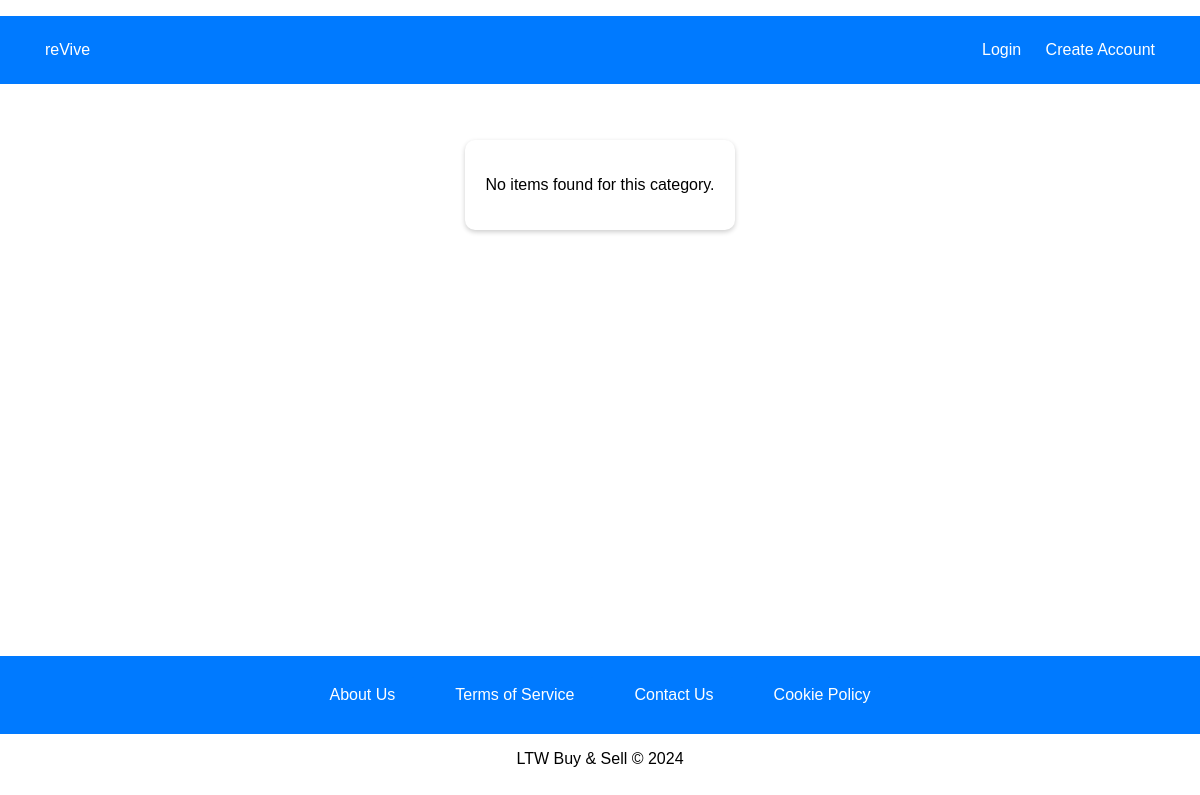
The app's page /pages/category_items.php?category_id=7, older data.
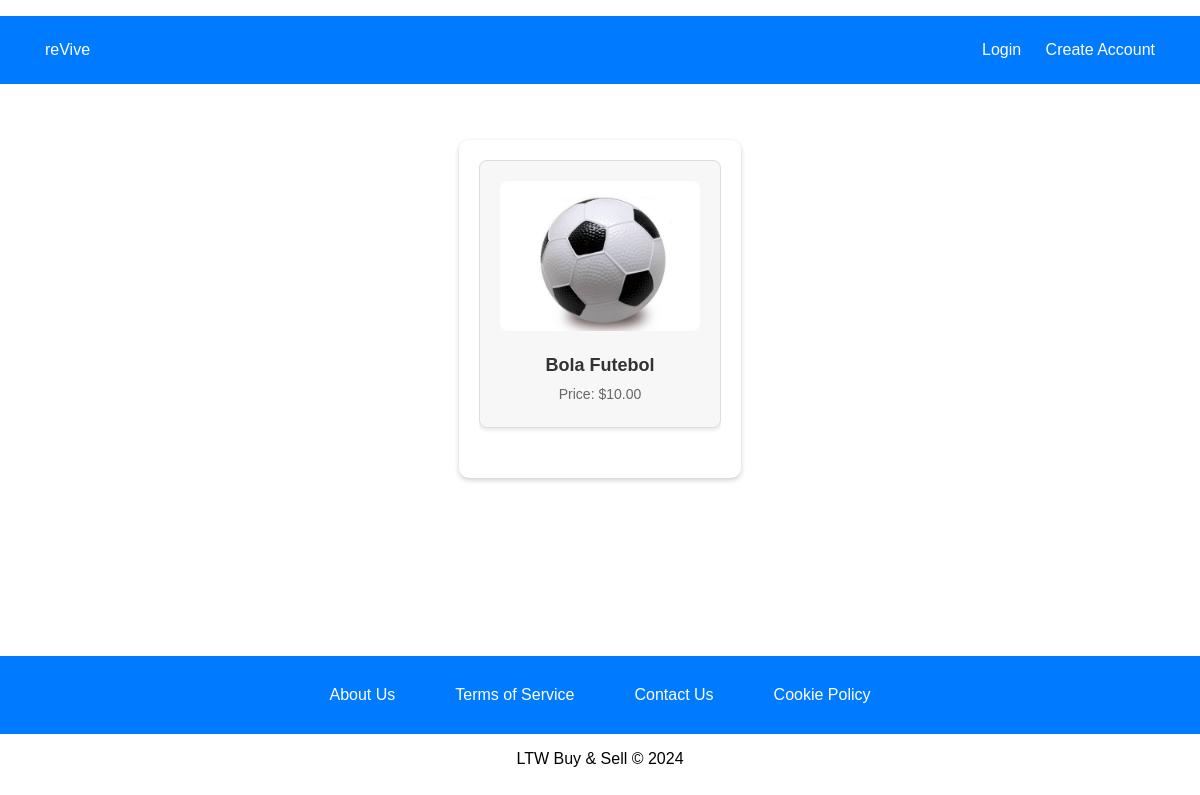
The same page, newer data.
### tables this page shows
CREATE TABLE items (
    item_id INTEGER PRIMARY KEY AUTOINCREMENT,
    user_id INTEGER NOT NULL,
    category_id INTEGER NOT NULL,
    title TEXT NOT NULL,
    description TEXT NOT NULL,
    city TEXT NOT NULL,
    price REAL NOT NULL,
    image_path TEXT,
    FOREIGN KEY (user_id) REFERENCES users(user_id),
    FOREIGN KEY (category_id) REFERENCES categories(category_id)
);

### database/items.class.php (called while the page is built, shortened)
<?php
class Item {
    public function __construct(array $data = []) {
        $this->id = $data['item_id'] ?? 0;
        $this->title = $data['title'] ?? '';
        $this->price = isset($data['price']) ? (float)$data['price'] : 0.0;
        $this->image_path = $data['image_path'] ?? '';
    }
    public static function getItemsByCategory(PDO $db, int $category_id): array {
        $stmt = $db->prepare("SELECT * FROM Items WHERE category_id = ?");
        $stmt->execute([$category_id]);
        $items = [];
        while ($row = $stmt->fetch(PDO::FETCH_ASSOC)) {
            $items[] = new Item($row);
        }
        return $items;
    }
}
?>

### pages/category_items.php (the view, shortened to what this page needs)
<?php
require_once(__DIR__ . '/../templates/common.php');
require_once(__DIR__ . '/../database/connection.db.php');
require_once(__DIR__ . '/../database/items.class.php');
$db = getDatabaseConnection();
$category_id = filter_var($_GET['category_id'] ?? 0, FILTER_VALIDATE_INT);
?>
<link rel="stylesheet" type="text/css" href="../styles/category_items.css">
<div class="items-container">
    <?php
    if ($category_id > 0) {
        $items = Item::getItemsByCategory($db, $category_id);
        if (empty($items)) {
            echo "<p>No items found for this category.</p>";
        } else {
            echo "<div class='items-list'>";
            foreach ($items as $item) {
                echo "<div class='item'>
                        <a href='item.php?id=" . htmlspecialchars($item->id) . "'>
                            <img src='" . htmlspecialchars($item->image_path) . "' alt='" . htmlspecialchars($item->title) . "'>
                            <h3>" . htmlspecialchars($item->title) . "</h3>
                            <p>Price: $" . htmlspecialchars(number_format($item->price, 2)) . "</p>
                        </a>
                    </div>";
            }
            echo "</div>";
        }
    } else {
        echo "<p>Invalid category ID.</p>";
    }
    ?>
</div>

Row changes from the older to the newer data that the page shows:
added items: image_path (picture), title "Bola Futebol", price "10.00"
Text that changed along with them:
text no longer shown: "No items found for this category."
